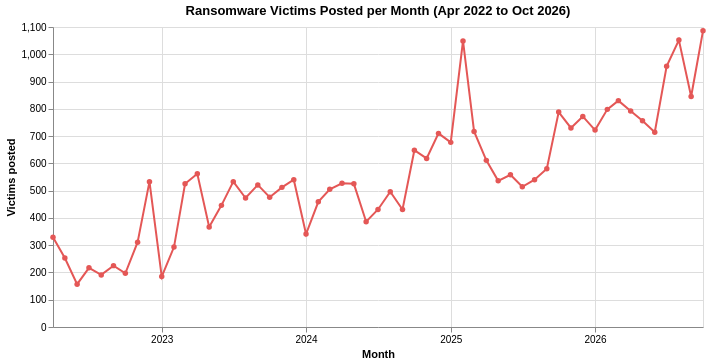

The notebook cell this image was saved under:
### Markdown cell above
**Chart 1. When were victims posted?**

### Code cell
monthly = rw_eda.groupby("year_month").size().rename("victims").reset_index()
first, last = monthly["year_month"].min(), monthly["year_month"].max()

alt.Chart(monthly).mark_line(color=RW_COLOR, point=alt.OverlayMarkDef(color=RW_COLOR)).encode(
    x=alt.X("year_month:T", title="Month", axis=alt.Axis(format="%Y", tickCount="year")),
    y=alt.Y("victims:Q", title="Victims posted"),
    tooltip=[alt.Tooltip("year_month:T", title="Month", format="%B %Y"),
             alt.Tooltip("victims:Q", title="Victims", format=",")]
).properties(title=f"Ransomware Victims Posted per Month ({first:%b %Y} to {last:%b %Y})",
             width=650, height=300)

### Figure 1 — Vega-Lite specification as saved in the notebook (floating-point values rounded to 4 significant figures)
{"config": {"view": {"continuousWidth": 300, "continuousHeight": 300}}, "data": {"name": "data-d23aee1b34e7fde38fdb22749ff07f25"}, "mark": {"type": "line", "color": "#e45756", "point": {"color": "#e45756"}}, "encoding": {"tooltip": [{"field": "year_month", "format": "%B %Y", "title": "Month", "type": "temporal"}, {"field": "victims", "format": ",", "title": "Victims", "type": "quantitative"}], "x": {"axis": {"format": "%Y", "tickCount": "year"}, "field": "year_month", "title": "Month", "type": "temporal"}, "y": {"field": "victims", "title": "Victims posted", "type": "quantitative"}}, "height": 300, "title": "Ransomware Victims Posted per Month (Apr 2022 to Oct 2026)", "width": 650, "$schema": "https://vega.github.io/schema/vega-lite/v5.20.1.json", "datasets": {"data-d23aee1b34e7fde38fdb22749ff07f25": [{"year_month": "2022-04-01T00:00:00", "victims": 329}, {"year_month": "2022-05-01T00:00:00", "victims": 253}, {"year_month": "2022-06-01T00:00:00", "victims": 157}, {"year_month": "2022-07-01T00:00:00", "victims": 217}, {"year_month": "2022-08-01T00:00:00", "victims": 191}, {"year_month": "2022-09-01T00:00:00", "victims": 225}, {"year_month": "2022-10-01T00:00:00", "victims": 197}, {"year_month": "2022-11-01T00:00:00", "victims": 311}, {"year_month": "2022-12-01T00:00:00", "victims": 533}, {"year_month": "2023-01-01T00:00:00", "victims": 185}, {"year_month": "2023-02-01T00:00:00", "victims": 293}, {"year_month": "2023-03-01T00:00:00", "victims": 525}, {"year_month": "2023-04-01T00:00:00", "victims": 562}, {"year_month": "2023-05-01T00:00:00", "victims": 367}, {"year_month": "2023-06-01T00:00:00", "victims": 446}, {"year_month": "2023-07-01T00:00:00", "victims": 533}, {"year_month": "2023-08-01T00:00:00", "victims": 473}, {"year_month": "2023-09-01T00:00:00", "victims": 521}, {"year_month": "2023-10-01T00:00:00", "victims": 476}, {"year_month": "2023-11-01T00:00:00", "victims": 512}, {"year_month": "2023-12-01T00:00:00", "victims": 540}, {"year_month": "2024-01-01T00:00:00", "victims": 341}, {"year_month": "2024-02-01T00:00:00", "victims": 459}, {"year_month": "2024-03-01T00:00:00", "victims": 505}, {"year_month": "2024-04-01T00:00:00", "victims": 527}, {"year_month": "2024-05-01T00:00:00", "victims": 525}, {"year_month": "2024-06-01T00:00:00", "victims": 386}, {"year_month": "2024-07-01T00:00:00", "victims": 431}, {"year_month": "2024-08-01T00:00:00", "victims": 496}, {"year_month": "2024-09-01T00:00:00", "victims": 431}, {"year_month": "2024-10-01T00:00:00", "victims": 648}, {"year_month": "2024-11-01T00:00:00", "victims": 618}, {"year_month": "2024-12-01T00:00:00", "victims": 710}, {"year_month": "2025-01-01T00:00:00", "victims": 677}, {"year_month": "2025-02-01T00:00:00", "victims": 1049}, {"year_month": "2025-03-01T00:00:00", "victims": 717}, {"year_month": "2025-04-01T00:00:00", "victims": 611}, {"year_month": "2025-05-01T00:00:00", "victims": 536}, {"year_month": "2025-06-01T00:00:00", "victims": 558}, {"year_month": "2025-07-01T00:00:00", "victims": 514}, {"year_month": "2025-08-01T00:00:00", "victims": 540}, {"year_month": "2025-09-01T00:00:00", "victims": 580}, {"year_month": "2025-10-01T00:00:00", "victims": 788}, {"year_month": "2025-11-01T00:00:00", "victims": 730}, {"year_month": "2025-12-01T00:00:00", "victims": 772}, {"year_month": "2026-01-01T00:00:00", "victims": 722}, {"year_month": "2026-02-01T00:00:00", "victims": 798}, {"year_month": "2026-03-01T00:00:00", "victims": 830}, {"year_month": "2026-04-01T00:00:00", "victims": 792}, {"year_month": "2026-05-01T00:00:00", "victims": 756}, {"year_month": "2026-06-01T00:00:00", "victims": 714}, {"year_month": "2026-07-01T00:00:00", "victims": 956}, {"year_month": "2026-08-01T00:00:00", "victims": 1052}, {"year_month": "2026-09-01T00:00:00", "victims": 845}, {"year_month": "2026-10-01T00:00:00", "victims": 1086}]}}
